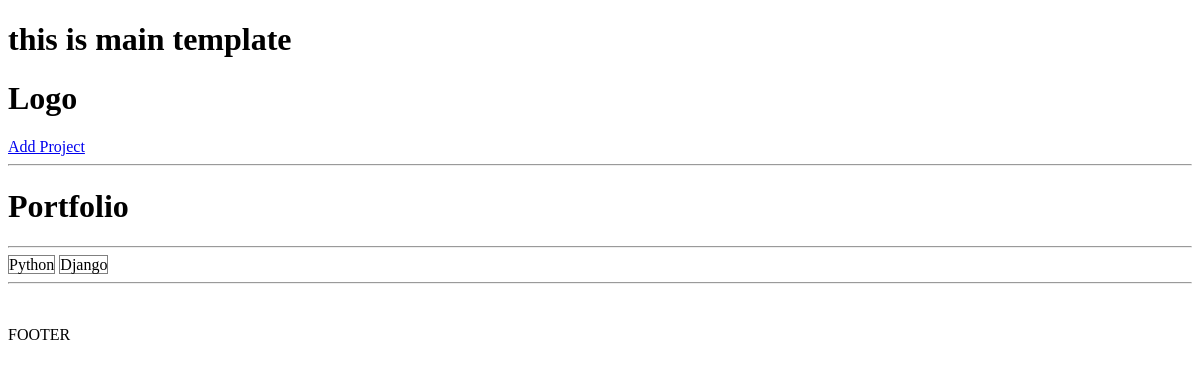
The page /project/04b88a5a-d4eb-49cf-b619-eb22be72147e/ on the database as committed earlier.
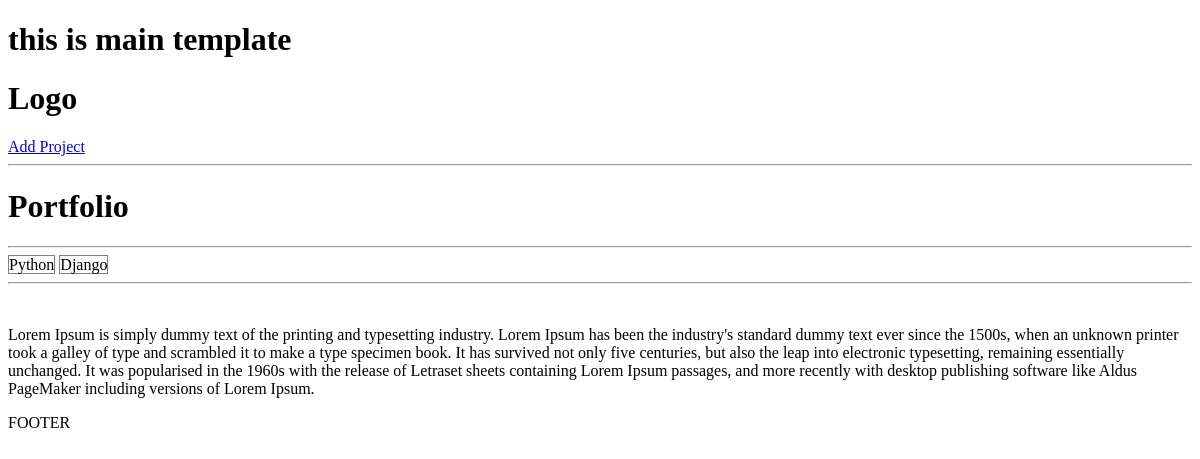
The same page on the database as committed later.
### projects/models.py (models this page shows, shortened)
class Project(models.Model):
    title = models.CharField(max_length=200)
    description = models.TextField(null=True, blank=True)
    demo_link = models.CharField(max_length=2000, null=True, blank=True)
    source_link = models.CharField(max_length=2000, null=True, blank=True)
    tags = models.ManyToManyField('Tag', blank=True)
    vote_total = models.IntegerField(default=0, null=True, blank=True)
    vote_ratio = models.IntegerField(default=0, null=True, blank=True)
    created = models.DateTimeField(auto_now_add=True)
    id = models.UUIDField(default=uuid.uuid4, unique=True,
                          primary_key=True, editable=False)

### projects/views.py (the view)
# urls.py: path('project/<str:pk>/', views.project, name='project'),
def project(request, pk):
    projectObj = Project.objects.get(id=pk)
    return render(request, 'projects/single-project.html', {'project': projectObj})

### projects/models.py (called while the page is built)
    def __str__(self):
        return self.name

### projects/templates/projects/single-project.html
{% extends 'main.html' %}
{% block content %}
<h1> {{project.title}} </h1>
<hr>
    {% for tag in project.tags.all %}
    <span style="border:1px solid grey">{{tag}}</span>
    {% endfor %}
<hr>
<br>
<p> {{project.description}} </p>
{% endblock content %}

Rows that differ between the two databases and show on the page:
changed Project "Portfolio": description (not shown) → "Lorem Ipsum is simply dummy text of the printing and typesetting industry. Lorem Ipsum has been the industry's standard dummy text ever since the 1500s, when an unknown printer took a galley of type and scrambled it to make a type specimen book. It has survived not only five centuries, but also the leap into electronic typesetting, remaining essentially unchanged. It was popularised in the 1960s with the release of Letraset sheets containing Lorem Ipsum passages, and more recently with desktop publishing software like Aldus PageMaker including versions of Lorem Ipsum."
